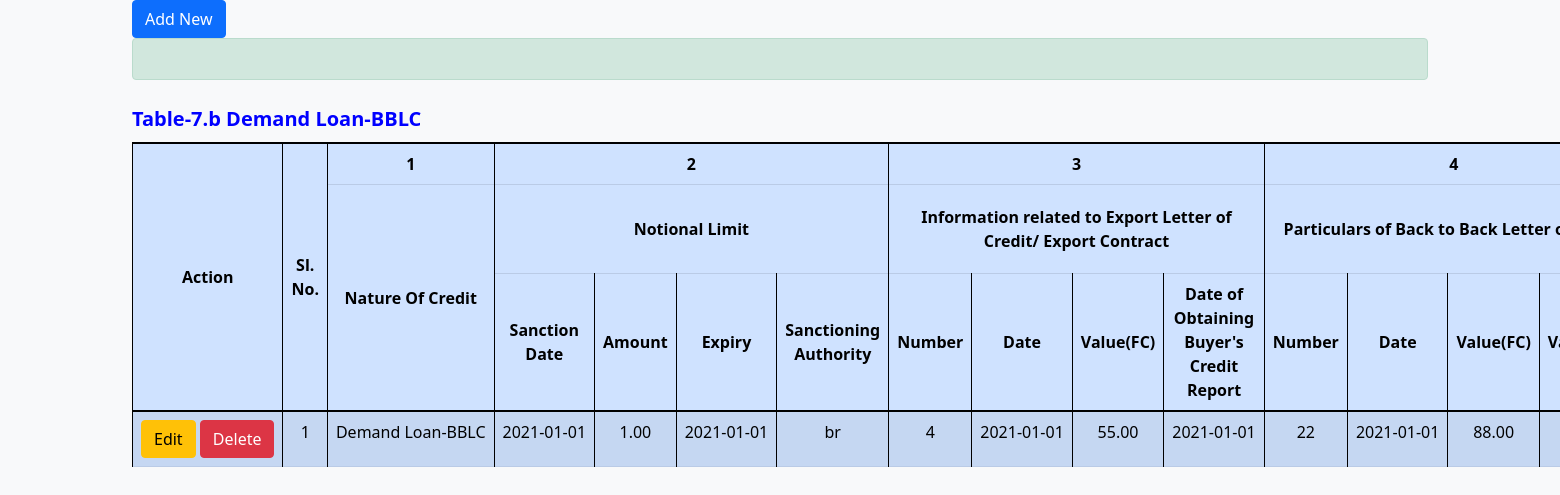
The page /index.php/welcome/table7b on the database its author committed.
### tables this page shows
CREATE TABLE `form7b` (
  `form7b_id` int(11) NOT NULL,
  `form7b_natureOfCredit` varchar(100) DEFAULT NULL,
  `form7b_notionalLimitSanctionDate` date DEFAULT NULL,
  `form7b_notionalLimitAmount` decimal(15,2) DEFAULT NULL,
  `form7b_notionalLimitExpiry` date DEFAULT NULL,
  `form7b_sanctioningAuthority` varchar(20) DEFAULT NULL,
  `form7b_lcNumber` int(11) NOT NULL,
  `form7b_lcDate` date DEFAULT NULL,
  `form7b_lcValueFc` decimal(15,2) DEFAULT NULL,
  `form7b_dateOfObtainingBuyersCreditReport` date DEFAULT NULL,
  `form7b_bblcNumber` int(11) NOT NULL,
  `form7b_bblcDate` date DEFAULT NULL,
  `form7b_bblcValueFc` decimal(15,2) DEFAULT NULL,
  `form7b_bblcValueBdt` decimal(15,2) DEFAULT NULL,
  `form7b_bblcDocumentDate` date DEFAULT NULL,
  `form7b_bblcDocumentValue` decimal(15,2) DEFAULT NULL,
  `form7b_bblcDiscrepant` varchar(20) DEFAULT NULL,
  `form7b_totalExportAgainstLc` decimal(15,2) DEFAULT NULL,
  `form7b_dateOfDemandLoanBackToBack` date DEFAULT NULL,
  `form7b_amountOfDemandLoanBackToBack` decimal(15,2) DEFAULT NULL,
  `form7b_amountSinceeAdjusted` decimal(15,2) DEFAULT NULL,
  `form7b_presentOutstanding` decimal(15,2) DEFAULT NULL,
  `form7b_classificationStatus` varchar(10) DEFAULT NULL,
  `form7b_classificationDate` date DEFAULT NULL,
  `form7b_litigableAmount` decimal(15,2) DEFAULT NULL,
  `form7b_remarks` varchar(100) DEFAULT NULL
);

### application/controllers/Welcome.php (called while the page is built, shortened)
<?php
class Welcome extends CI_Controller
{
	public function table7b()
	{
		$data['data_7b'] = $this->Model_7b->get_all_entries();
		$this->load->view('7b/Table-7bDemandLoanBBLC', $data);
	}
}

### index.php (called while the page is built, shortened)
<?php
require_once BASEPATH.'core/CodeIgniter.php';

### application/models/model_7b.php (called while the page is built, shortened)
<?php defined('BASEPATH') or exit('No direct script access allowed');
class Model_7b extends CI_Model
{
    public function get_all_entries()
    {
        $query = $this->db->get('form7b');
        return $query->result_array();
    }
}

### application/views/7b/Table-7bDemandLoanBBLC.php (the view, shortened to what this page needs)
<!DOCTYPE html>
<html lang="en">
<head>
    <link href="https://cdn.jsdelivr.net/npm/bootstrap@5.1.3/dist/css/bootstrap.min.css" rel="stylesheet">
    <link rel="stylesheet" href="<?php echo base_url(); ?>style.css" />
</head>
<body class="container bg-light">
    <a class="btn btn-primary" href="<?php echo base_url(); ?>index.php/welcome/table7b_insert" target="_blank"> Add New</a>
    <table class="table table-primary table-striped table-bordered table-hover caption-top text-center">
        <caption>
            Table-7.b Demand Loan-BBLC
        </caption>
        <div class="alert alert-success" role="alert">
        </div>
        <thead>
            <tr>
                <th class="align-middle" rowspan="3">Action</th>
                <th class="align-middle" rowspan="3">Sl. No.</th>
                <th>1</th>
                <th colspan="4">2</th>
                <th colspan="4">3</th>
                <th colspan="4">4</th>
            </tr>
            <tr>
                <th class="align-middle" rowspan="2">Nature Of Credit</th>
                <th class="align-middle" colspan="4">Notional Limit</th>
                <th class="align-middle" colspan="4">
                    Information related to Export Letter of Credit/ Export Contract
                </th>
                <th class="align-middle" colspan="4">Particulars of Back to Back Letter of Credit</th>
            </tr>
            <tr>
                <th class="align-middle">Sanction Date</th>
                <th class="align-middle">Amount</th>
                <th class="align-middle">Expiry</th>
                <th class="align-middle">Sanctioning Authority</th>
                <th class="align-middle">Number</th>
                <th class="align-middle">Date</th>
                <th class="align-middle">Value(FC)</th>
                <th class="align-middle">Date of Obtaining Buyer's Credit Report</th>
                <th class="align-middle">Number</th>
                <th class="align-middle">Date</th>
                <th class="align-middle">Value(FC)</th>
                <th class="align-middle">Value(BDT)</th>
            </tr>
        </thead>
        <tbody>
            <?php $i = 1; ?>
            <?php foreach ($data_7b as $row) : ?>
                <tr>
                    <td>
                        <a class="btn btn-warning" target="_blank" href="<?php echo base_url(); ?>index.php/welcome/table7b_update/<?php echo $row['form7b_id']; ?>">Edit</a>
                        <a class="btn btn-danger" target="_blank" href="<?php echo base_url(); ?>index.php/welcome/table7b_delete/<?php echo $row['form7b_id']; ?>" onClick="return confirm('Are You sure to Delete?')">Delete</a>
                    </td>
                    <td><?php echo $i++; ?></td>
                    <td><?php echo $row['form7b_natureOfCredit']; ?></td>
                    <td><?php echo $row['form7b_notionalLimitSanctionDate']; ?></td>
                    <td><?php echo $row['form7b_notionalLimitAmount']; ?></td>
                    <td><?php echo $row['form7b_notionalLimitExpiry']; ?></td>
                    <td><?php echo $row['form7b_sanctioningAuthority']; ?></td>
                    <td><?php echo $row['form7b_lcNumber']; ?></td>
                    <td><?php echo $row['form7b_lcDate']; ?></td>
                    <td><?php echo $row['form7b_lcValueFc']; ?></td>
                    <td><?php echo $row['form7b_dateOfObtainingBuyersCreditReport']; ?></td>
                    <td><?php echo $row['form7b_bblcNumber']; ?></td>
                    <td><?php echo $row['form7b_bblcDate']; ?></td>
                    <td><?php echo $row['form7b_bblcValueFc']; ?></td>
                    <td><?php echo $row['form7b_bblcValueBdt']; ?></td>
                </tr>
            <?php endforeach; ?>
        </tbody>
    </table>
</body>
</html>

### style.css (style rules this page uses)
table, th, td { border: 1px solid black; border-collapse: collapse; }
td { white-space: nowrap; padding: 5px; }
caption { font-weight: bolder; color: blue; font-size: 20px; text-align: left; }

### rows shown on the page
form7b: form7b_natureOfCredit "Demand Loan-BBLC", form7b_notionalLimitSanctionDate "2021-01-01", form7b_notionalLimitAmount "1.00", form7b_notionalLimitExpiry "2021-01-01", form7b_sanctioningAuthority "br", form7b_lcNumber "4", form7b_lcDate "2021-01-01", form7b_lcValueFc "55.00", form7b_dateOfObtainingBuyersCreditReport "2021-01-01", form7b_bblcNumber "22", form7b_bblcDate "2021-01-01", form7b_bblcValueFc "88.00"
